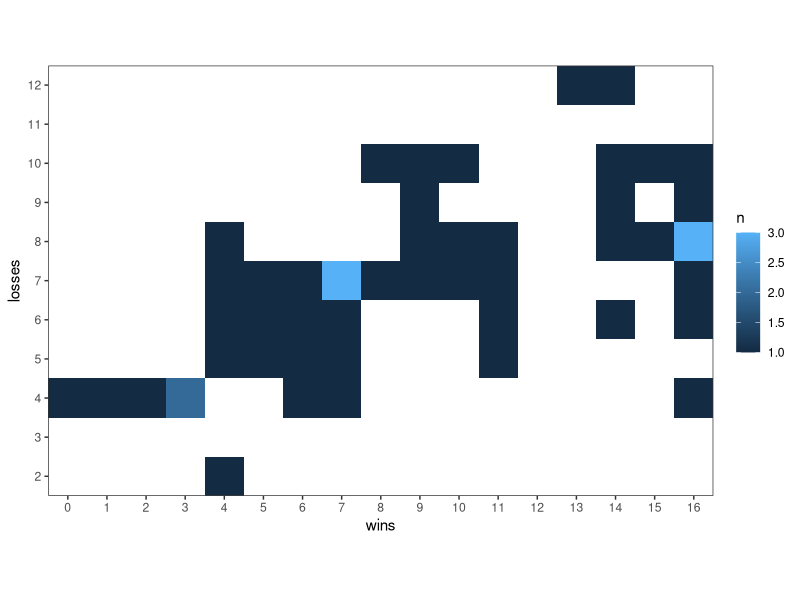

This chart was generated by the following R code:
library(tidyverse)
library(stringr)


#data starts at 20072008
theme_set(theme_bw())

rm(list = ls())

data <- read_tsv("data/nhl_playoff_results.txt")

colnames(data) <- tolower(colnames(data))


df_results <- data %>%
  mutate(gp = wins + losses,
         team = str_sub(teamseason, 1, 3),
         season = as.character(season)) %>% 
  select(-teamseason) %>% 
  group_by(team, season) %>% 
  summarize(wins = sum(wins),
            losses=  sum(losses),
            gp = sum(gp)) %>% 
  rename(abbr = team)
  
#levels_season <- unique(as.character(df_results$season))

#df_results <- df_results %>% 
#  mutate(season = factor(season, levels = levels_season))

df_results %>% 
  count(wins, losses) %>% 
  ggplot(aes(wins, losses, fill = n)) +
  geom_tile() +
  coord_equal() +
  scale_x_continuous(expand = c(0,0),
                     breaks = 0:16) +
  scale_y_continuous(expand = c(0,0), 
                     breaks = 0:16) +
  theme(panel.grid = element_blank())

rm(data)
